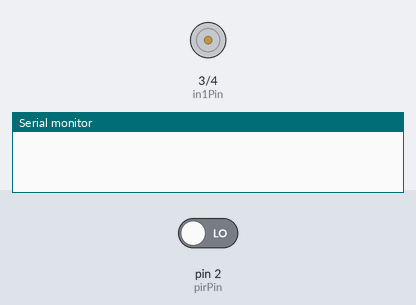
The sketch below on a simulated Arduino Uno, built with avr-gcc and run on an emulated ATmega328P. Shown: motor-driver pin pairs drawn as motors (green arrow = first pin HIGH = forward, orange = second pin HIGH = backward, longer = more drive, scaled by the enable pin), the last lines printed to the serial monitor. Inputs (shaded band) come from the test bench; at power-on: pin 2 (pirPin) LOW.

Above: at 1.2 s.
1.3 s: pin 2 (pirPin) driven HIGH
At 2.6 s:
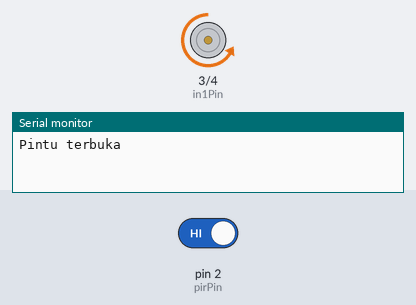
2.9 s: pin 2 (pirPin) driven LOW
At 5.3 s:
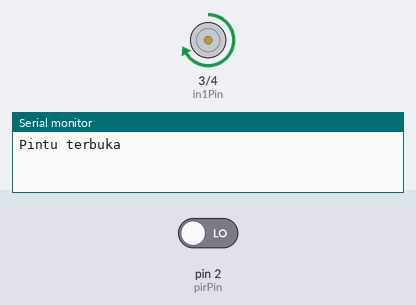
Timing chart, 0 to 8.3 s (numbered marks = the images above; inputs shaded):
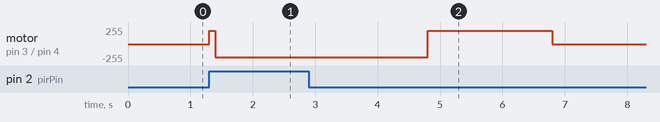

Measured:
- after the input at 1.3 s, motor on pin 3 (in1Pin) / pin 4 (in2Pin): stopped → forward 200/255 at once, → backward 200/255 0.10 s later
- after the input at 2.9 s, motor on pin 3 (in1Pin) / pin 4 (in2Pin): backward 200/255 → forward 200/255 after 1.9 s, → stopped 2.0 s later

The sketch:

Menyalakankipas.ino
```cpp
// Pin sensor PIR
const int pirPin = 2;

// Pin motor driver L298N
const int in1Pin = 3;
const int in2Pin = 4;
const int enablePin = 5;

// Status pintu
bool doorOpen = false;

// Waktu jeda dalam milidetik (5 detik = 5000 milidetik)
const unsigned long doorDelay = 2000;
// Waktu terakhir gerakan terdeteksi
unsigned long lastMovementTime = 0;

// Kecepatan motor (0-255)
const int motorSpeed = 200;

void setup() {
  // Konfigurasi pin
  pinMode(pirPin, INPUT);
  pinMode(in1Pin, OUTPUT);
  pinMode(in2Pin, OUTPUT);
  pinMode(enablePin, OUTPUT);

  // Matikan motor
  motorOff();

  // Mulai dengan pintu tertutup
  doorOpen = false;

  // Mulai serial monitor
  Serial.begin(9600);
}

void loop() {
  // Baca status sensor PIR
  int pirStatus = digitalRead(pirPin);

  if (pirStatus == HIGH) {
    // Jika ada gerakan terdeteksi
    lastMovementTime = millis(); // Perbarui waktu terakhir gerakan terdeteksi

    if (!doorOpen) {
      // Jika pintu tertutup dan ada gerakan, buka pintu
      openDoor();
      doorOpen = true;
    } else {
      // Jika pintu terbuka dan ada gerakan, putar balik motor
      reverseMotor();
    }
  } else {
    // Jika tidak ada gerakan dan pintu terbuka, cek waktu jeda
    if (doorOpen && (millis() - lastMovementTime >= doorDelay)) {
      // Jika sudah mencapai waktu jeda, tutup pintu
      closeDoor();
      doorOpen = false;
    }
  }

  // Jika pintu tertutup dan tidak ada gerakan setelah waktu jeda, matikan motor
  if (!doorOpen && (millis() - lastMovementTime >= doorDelay)) {
    motorOff();
  }

  // Tunda sedikit sebelum membaca ulang sensor
  delay(100);
}

// Fungsi untuk membuka pintu
void openDoor() {
  motorOn();

  Serial.println("Pintu terbuka");
}

// Fungsi untuk menutup pintu
void closeDoor() {
  motorOn();
  delay(2000); // Tunda selama 2 detik agar pintu sepenuhnya tertutup

  motorOff();

  Serial.println("Pintu tertutup");
}

// Fungsi untuk menghidupkan motor
void motorOn() {
  digitalWrite(in1Pin, HIGH);
  digitalWrite(in2Pin, LOW);
  analogWrite(enablePin, motorSpeed);
}

// Fungsi untuk mematikan motor
void motorOff() {
  digitalWrite(enablePin, LOW);
}

// Fungsi untuk memutar motor ke arah sebaliknya
void reverseMotor() {
  digitalWrite(in1Pin, LOW);
  digitalWrite(in2Pin, HIGH);
  analogWrite(enablePin, motorSpeed);
}
```
